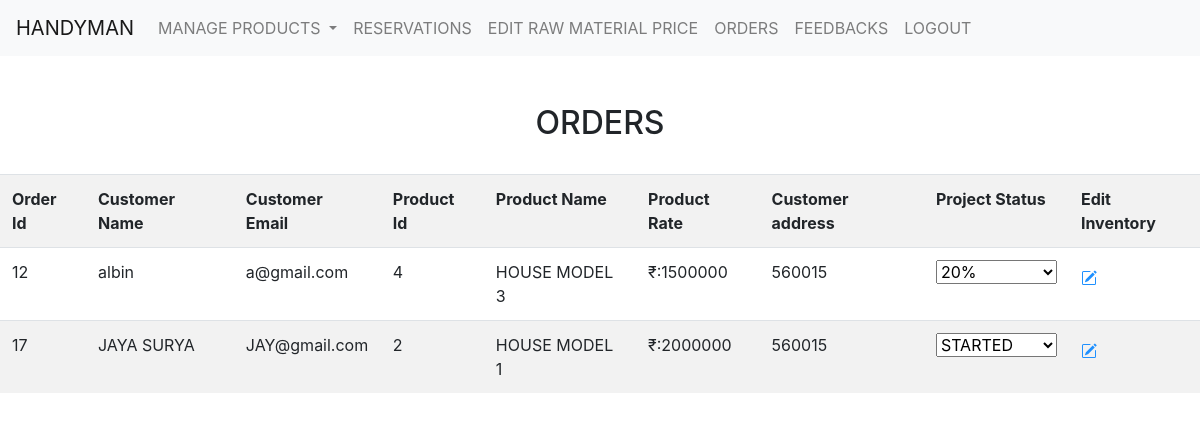
The page /admin_order.php on the database its author committed.
### tables this page shows
CREATE TABLE `orders` (
  `order_id` int(255) NOT NULL,
  `name` varchar(1111) NOT NULL,
  `email` varchar(1111) NOT NULL,
  `ph` varchar(1111) NOT NULL,
  `address` varchar(1111) NOT NULL,
  `product_id` varchar(1111) NOT NULL,
  `status` varchar(1000) NOT NULL
);

CREATE TABLE `product` (
  `Pro_id` int(11) NOT NULL,
  `Pro_Name` varchar(255) NOT NULL,
  `Pro_desc` varchar(255) DEFAULT NULL,
  `Pro_price` int(11) DEFAULT NULL,
  `Pro_img` varchar(255) DEFAULT NULL,
  `category` varchar(1101) NOT NULL
);

### admin_order.php (the view, shortened to what this page needs)
<!DOCTYPE html>
<html lang="en">
<head>
    <link rel="stylesheet" href="https://cdn.jsdelivr.net/npm/bootstrap@4.0.0/dist/css/bootstrap.min.css">
</head>
<body>
<nav  class="navbar navbar-expand-lg navbar-light bg-light">
  <a class="navbar-brand" href="admin_home.php">HANDYMAN</a>
  <div class="collapse navbar-collapse" id="navbarNavAltMarkup">
    <div class="navbar-nav">
      <li class="nav-item dropdown">
        <a class="nav-link dropdown-toggle" href="#" id="navbarDropdown" role="button" data-toggle="dropdown" aria-haspopup="true" aria-expanded="false">
          MANAGE PRODUCTS
        </a>
      </li>
      <a class="nav-item nav-link" href="reserve.php">RESERVATIONS</a>
      <a class="nav-item nav-link" href="price.php">EDIT RAW MATERIAL PRICE</a>
      <a class="nav-item nav-link" href="admin_order.php">ORDERS</a>
      <a class="nav-item nav-link" href="feedback.php">FEEDBACKS</a>
      <a class="nav-item nav-link" href="Logout.php">LOGOUT</a>
    </div>
  </div>
</nav>
<br>
<br>
<h2 style = "text-align:center;">ORDERS</h2>
<br>
<table class="table table-striped">
    <tr>
        <th> Order Id </th>
        <th> Customer Name </th>
        <th> Customer Email </th>
        <th> Product Id </th>
        <th> Product Name </th>
        <th> Product Rate </th>
        <th> Customer address </th>
        <th> Project Status </th>
        <th> Edit Inventory </th>
    </tr>
<?php
require 'config.php';
$sql = "SELECT * FROM Orders INNER JOIN product ON Orders.product_id=product.Pro_id;";
$result = mysqli_query($conn, $sql);
if (mysqli_num_rows($result) > 0) {
while($row1 = mysqli_fetch_assoc($result)) {
    ?>
  <tr>
  <td><?php echo  $row1["order_id"]; ?></td>
    <td><?php echo  $row1["name"]; ?></td>
    <td><?php echo $row1["email"]; ?></td>
    <td><?php echo $row1["product_id"]; ?></td>
    <td><?php echo $row1["Pro_Name"]; ?></td>
    <td>₹:<?php echo $row1["Pro_price"]; ?></td>
    <td><?php echo $row1["address"]; ?></td>
    <td><form action="status.php?id=<?php echo  $row1["order_id"]; ?>" method="post">
<select name='status' onchange='this.form.submit()'>
<option value="STARTED"><?php echo  $row1["status"]; ?></option>
</select>
</form></td>
    <td><a class = "edits" href="raw_details.php?id=<?php echo  $row1["order_id"]; ?>"><i class="fa fa-pencil" style="font-size:24px;color:DodgerBlue;padding-right: 10px;"></i></a>
  </td>
  </tr>
<?php
  }
}
else {
  echo "0 results";
}
?>
</body>
</html>

### rows shown on the page
orders: order_id "12", name "albin", email "a@gmail.com", product "4", product.Pro_Name "HOUSE MODEL 3", product.Pro_price "1500000", address "560015", status "20%"
orders: order_id "17", name "JAYA SURYA", email "JAY@gmail.com", product "2", product.Pro_Name "HOUSE MODEL 1", product.Pro_price "2000000", address "560015", status "STARTED"
